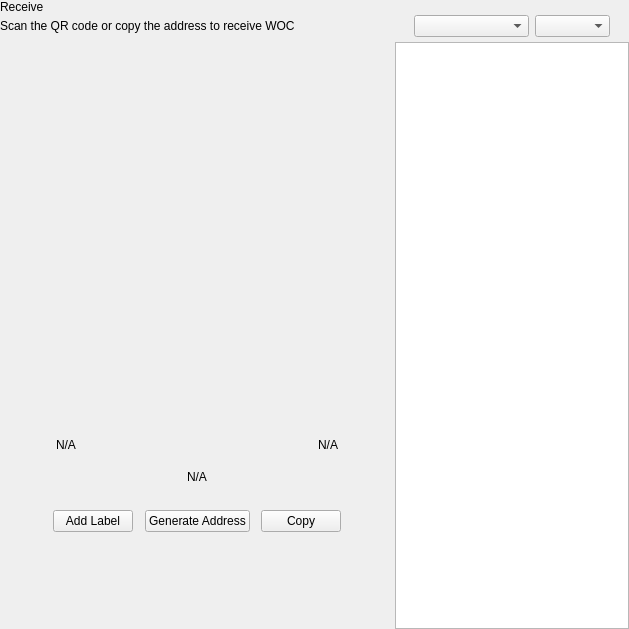
<?xml version="1.0" encoding="UTF-8"?>
<ui version="4.0">
 <class>ReceiveWidget</class>
 <widget class="QWidget" name="ReceiveWidget">
  <property name="geometry">
   <rect>
    <x>0</x>
    <y>0</y>
    <width>629</width>
    <height>629</height>
   </rect>
  </property>
  <property name="minimumSize">
   <size>
    <width>0</width>
    <height>0</height>
   </size>
  </property>
  <property name="windowTitle">
   <string>Form</string>
  </property>
  <layout class="QHBoxLayout" name="horizontalLayout_2" stretch="2,1">
   <property name="spacing">
    <number>0</number>
   </property>
   <property name="leftMargin">
    <number>0</number>
   </property>
   <property name="topMargin">
    <number>0</number>
   </property>
   <property name="rightMargin">
    <number>0</number>
   </property>
   <property name="bottomMargin">
    <number>0</number>
   </property>
   <item>
    <widget class="QWidget" name="left" native="true">
     <layout class="QVBoxLayout" name="verticalLayout_3">
      <property name="leftMargin">
       <number>0</number>
      </property>
      <property name="topMargin">
       <number>0</number>
      </property>
      <property name="rightMargin">
       <number>0</number>
      </property>
      <property name="bottomMargin">
       <number>0</number>
      </property>
      <item>
       <layout class="QVBoxLayout" name="verticalLayout_2">
        <property name="spacing">
         <number>0</number>
        </property>
        <property name="leftMargin">
         <number>0</number>
        </property>
        <item>
         <layout class="QHBoxLayout" name="horizontalLayout_3">
          <property name="spacing">
           <number>0</number>
          </property>
          <item>
           <layout class="QVBoxLayout" name="verticalLayout_4">
            <property name="spacing">
             <number>5</number>
            </property>
            <item>
             <widget class="QLabel" name="labelTitle">
              <property name="text">
               <string>Receive</string>
              </property>
             </widget>
            </item>
            <item alignment="Qt::AlignTop">
             <widget class="QLabel" name="labelSubtitle1">
              <property name="text">
               <string>Scan the QR code or copy the address to receive WOC</string>
              </property>
             </widget>
            </item>
           </layout>
          </item>
          <item>
           <spacer name="horizontalSpacer">
            <property name="orientation">
             <enum>Qt::Horizontal</enum>
            </property>
            <property name="sizeHint" stdset="0">
             <size>
              <width>40</width>
              <height>20</height>
             </size>
            </property>
           </spacer>
          </item>
         </layout>
        </item>
        <item>
         <spacer name="verticalSpacer_2">
          <property name="orientation">
           <enum>Qt::Vertical</enum>
          </property>
          <property name="sizeType">
           <enum>QSizePolicy::Expanding</enum>
          </property>
          <property name="sizeHint" stdset="0">
           <size>
            <width>20</width>
            <height>50</height>
           </size>
          </property>
         </spacer>
        </item>
        <item alignment="Qt::AlignHCenter">
         <widget class="QWidget" name="layoutQR" native="true">
          <property name="maximumSize">
           <size>
            <width>510</width>
            <height>16777215</height>
           </size>
          </property>
          <layout class="QVBoxLayout" name="verticalLayoutQr">
           <item>
            <spacer name="verticalSpacer11">
             <property name="orientation">
              <enum>Qt::Vertical</enum>
             </property>
             <property name="sizeType">
              <enum>QSizePolicy::Fixed</enum>
             </property>
             <property name="sizeHint" stdset="0">
              <size>
               <width>20</width>
               <height>20</height>
              </size>
             </property>
            </spacer>
           </item>
           <item alignment="Qt::AlignHCenter">
            <widget class="QLabel" name="labelQrImg">
             <property name="minimumSize">
              <size>
               <width>260</width>
               <height>260</height>
              </size>
             </property>
             <property name="maximumSize">
              <size>
               <width>260</width>
               <height>260</height>
              </size>
             </property>
             <property name="text">
              <string/>
             </property>
             <property name="alignment">
              <set>Qt::AlignCenter</set>
             </property>
            </widget>
           </item>
           <item>
            <spacer name="verticalSpacer_21">
             <property name="orientation">
              <enum>Qt::Vertical</enum>
             </property>
             <property name="sizeType">
              <enum>QSizePolicy::Fixed</enum>
             </property>
             <property name="sizeHint" stdset="0">
              <size>
               <width>20</width>
               <height>30</height>
              </size>
             </property>
            </spacer>
           </item>
           <item>
            <widget class="QWidget" name="widget" native="true">
             <property name="minimumSize">
              <size>
               <width>0</width>
               <height>0</height>
              </size>
             </property>
             <layout class="QHBoxLayout" name="horizontalLayout_5">
              <item>
               <widget class="QLabel" name="labelLabel">
                <property name="text">
                 <string notr="true">N/A</string>
                </property>
               </widget>
              </item>
              <item>
               <spacer name="horizontalSpacer_2">
                <property name="orientation">
                 <enum>Qt::Horizontal</enum>
                </property>
                <property name="sizeHint" stdset="0">
                 <size>
                  <width>141</width>
                  <height>20</height>
                 </size>
                </property>
               </spacer>
              </item>
              <item>
               <widget class="QLabel" name="labelDate">
                <property name="text">
                 <string notr="true">N/A</string>
                </property>
                <property name="alignment">
                 <set>Qt::AlignRight|Qt::AlignTrailing|Qt::AlignVCenter</set>
                </property>
               </widget>
              </item>
             </layout>
            </widget>
           </item>
           <item>
            <widget class="QLabel" name="labelAddress">
             <property name="sizePolicy">
              <sizepolicy hsizetype="Expanding" vsizetype="Preferred">
               <horstretch>0</horstretch>
               <verstretch>0</verstretch>
              </sizepolicy>
             </property>
             <property name="minimumSize">
              <size>
               <width>300</width>
               <height>0</height>
              </size>
             </property>
             <property name="text">
              <string notr="true">N/A</string>
             </property>
             <property name="alignment">
              <set>Qt::AlignCenter</set>
             </property>
            </widget>
           </item>
           <item>
            <spacer name="verticalSpacer_4">
             <property name="orientation">
              <enum>Qt::Vertical</enum>
             </property>
             <property name="sizeType">
              <enum>QSizePolicy::Fixed</enum>
             </property>
             <property name="sizeHint" stdset="0">
              <size>
               <width>20</width>
               <height>20</height>
              </size>
             </property>
            </spacer>
           </item>
           <item>
            <layout class="QHBoxLayout" name="horizontalLayout_4">
             <item alignment="Qt::AlignHCenter">
              <widget class="QPushButton" name="pushButtonLabel">
               <property name="focusPolicy">
                <enum>Qt::NoFocus</enum>
               </property>
               <property name="text">
                <string>Add Label</string>
               </property>
              </widget>
             </item>
             <item alignment="Qt::AlignHCenter">
              <widget class="QPushButton" name="pushButtonNewAddress">
               <property name="focusPolicy">
                <enum>Qt::NoFocus</enum>
               </property>
               <property name="text">
                <string>Generate Address</string>
               </property>
              </widget>
             </item>
             <item alignment="Qt::AlignHCenter">
              <widget class="QPushButton" name="pushButtonCopy">
               <property name="focusPolicy">
                <enum>Qt::NoFocus</enum>
               </property>
               <property name="text">
                <string>Copy</string>
               </property>
              </widget>
             </item>
            </layout>
           </item>
           <item>
            <spacer name="verticalSpacer_3">
             <property name="orientation">
              <enum>Qt::Vertical</enum>
             </property>
             <property name="sizeType">
              <enum>QSizePolicy::Expanding</enum>
             </property>
             <property name="sizeHint" stdset="0">
              <size>
               <width>20</width>
               <height>20</height>
              </size>
             </property>
            </spacer>
           </item>
          </layout>
         </widget>
        </item>
        <item>
         <spacer name="verticalSpacer">
          <property name="orientation">
           <enum>Qt::Vertical</enum>
          </property>
          <property name="sizeHint" stdset="0">
           <size>
            <width>20</width>
            <height>40</height>
           </size>
          </property>
         </spacer>
        </item>
       </layout>
      </item>
     </layout>
    </widget>
   </item>
   <item>
    <widget class="QWidget" name="right" native="true">
     <layout class="QVBoxLayout" name="verticalLayout_5">
      <property name="spacing">
       <number>0</number>
      </property>
      <property name="leftMargin">
       <number>1</number>
      </property>
      <property name="topMargin">
       <number>0</number>
      </property>
      <property name="rightMargin">
       <number>0</number>
      </property>
      <property name="bottomMargin">
       <number>0</number>
      </property>
      <item>
       <layout class="QVBoxLayout" name="container_right">
        <property name="spacing">
         <number>0</number>
        </property>
        <property name="leftMargin">
         <number>0</number>
        </property>
        <property name="rightMargin">
         <number>0</number>
        </property>
        <item>
         <layout class="QVBoxLayout" name="verticalLayout">
          <property name="spacing">
           <number>6</number>
          </property>
          <property name="leftMargin">
           <number>19</number>
          </property>
          <property name="rightMargin">
           <number>19</number>
          </property>
          <item>
           <widget class="OptionButton" name="btnRequest" native="true"/>
          </item>
          <item>
           <widget class="OptionButton" name="btnMyAddresses" native="true">
            <property name="sizePolicy">
             <sizepolicy hsizetype="Preferred" vsizetype="Minimum">
              <horstretch>0</horstretch>
              <verstretch>0</verstretch>
             </sizepolicy>
            </property>
           </widget>
          </item>
         </layout>
        </item>
        <item>
         <widget class="QWidget" name="sortWidget" native="true">
          <layout class="QHBoxLayout" name="horizontalLayout_6">
           <property name="leftMargin">
            <number>19</number>
           </property>
           <property name="rightMargin">
            <number>19</number>
           </property>
           <property name="bottomMargin">
            <number>5</number>
           </property>
           <item>
            <spacer name="horizontalSpacer_3">
             <property name="orientation">
              <enum>Qt::Horizontal</enum>
             </property>
             <property name="sizeHint" stdset="0">
              <size>
               <width>40</width>
               <height>20</height>
              </size>
             </property>
            </spacer>
           </item>
           <item>
            <widget class="QComboBox" name="comboBoxSort">
             <property name="sizePolicy">
              <sizepolicy hsizetype="Preferred" vsizetype="Fixed">
               <horstretch>0</horstretch>
               <verstretch>0</verstretch>
              </sizepolicy>
             </property>
             <property name="minimumSize">
              <size>
               <width>115</width>
               <height>0</height>
              </size>
             </property>
            </widget>
           </item>
           <item>
            <widget class="QComboBox" name="comboBoxSortOrder">
             <property name="sizePolicy">
              <sizepolicy hsizetype="Preferred" vsizetype="Fixed">
               <horstretch>0</horstretch>
               <verstretch>0</verstretch>
              </sizepolicy>
             </property>
             <property name="minimumSize">
              <size>
               <width>75</width>
               <height>0</height>
              </size>
             </property>
            </widget>
           </item>
          </layout>
         </widget>
        </item>
        <item>
         <widget class="QListView" name="listViewAddress"/>
        </item>
       </layout>
      </item>
     </layout>
    </widget>
   </item>
  </layout>
 </widget>
 <customwidgets>
  <customwidget>
   <class>OptionButton</class>
   <extends>QWidget</extends>
   <header>qt/pivx/optionbutton.h</header>
   <container>1</container>
  </customwidget>
 </customwidgets>
 <resources/>
 <connections/>
</ui>
